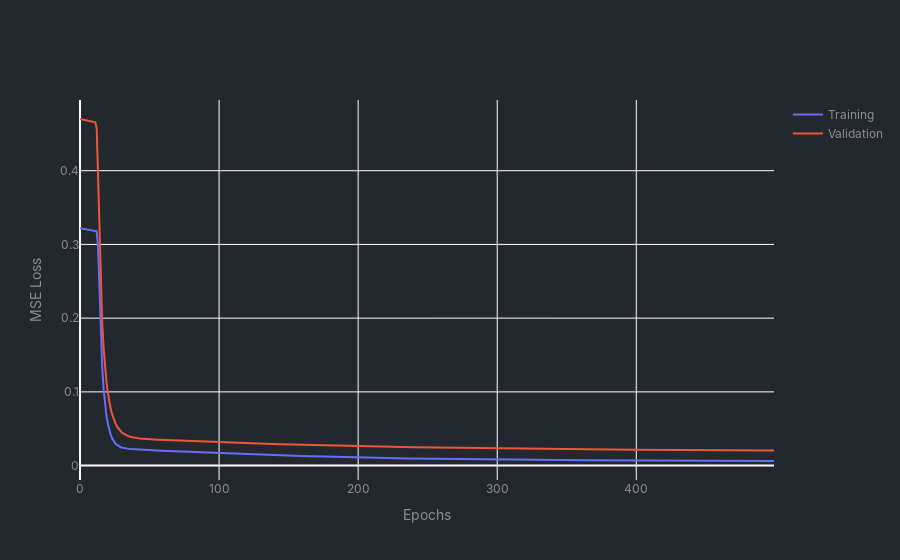
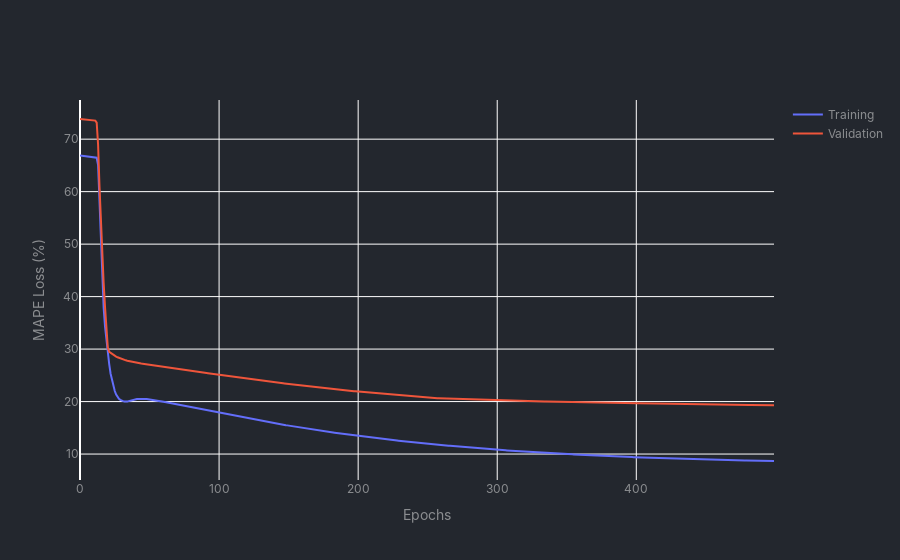

Source (notebook cell) for these figures, in order:
### Code cell
transfer_handler.plot_training_results()

### Figure 1 — Plotly figure (JSON) as saved in the notebook; plotly's stock layout.template omitted (floating-point values rounded to 4 significant figures; data arrays with more than 128 entries replaced by an {"elided": "..."} marker saying what was removed)
{"data": [{"mode": "lines", "name": "Training", "type": "scatter", "y": {"elided": "500 float values"}}, {"mode": "lines", "name": "Validation", "type": "scatter", "y": {"elided": "500 float values"}}], "layout": {"font": {"color": "#8b8d90", "family": "Inter"}, "paper_bgcolor": "#23272e", "plot_bgcolor": "#23272e", "title": {"text": ""}, "xaxis": {"title": {"text": "Epochs"}}, "yaxis": {"title": {"text": "MSE Loss"}}}}

### Figure 2 — Plotly figure (JSON) as saved in the notebook; plotly's stock layout.template omitted (floating-point values rounded to 4 significant figures; data arrays with more than 128 entries replaced by an {"elided": "..."} marker saying what was removed)
{"data": [{"mode": "lines", "name": "Training", "type": "scatter", "y": {"elided": "500 float values"}}, {"mode": "lines", "name": "Validation", "type": "scatter", "y": {"elided": "500 float values"}}], "layout": {"font": {"color": "#8b8d90", "family": "Inter"}, "paper_bgcolor": "#23272e", "plot_bgcolor": "#23272e", "title": {"text": ""}, "xaxis": {"title": {"text": "Epochs"}}, "yaxis": {"title": {"text": "MAPE Loss (%)"}}}}
